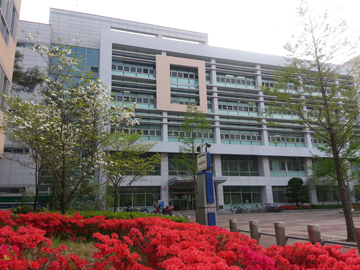
//> input picture ZZZ-MyStudy/멀티미디어응용-김종남/20180620/color_model.jpg, 360 x 270 px, given in place of add1.jpg, which was not available
$ ./6_2_4   (built with g++ and OpenCV 4)
//> lines starting //> are read from the running program, lines starting //| are printed output that depends on the picture; pictures that were not available may be replaced by others from this repository, and a replacement may not be noted
#include <iostream>
#include <opencv/cv.hpp>

using namespace std;
using namespace cv;

string str = "/Users/kukaro/KamangBlogData/ZZZ-MyStudy/멀티미디어응용-김종남/20180620/";

int main(int argc, const char *argv[]) {
    Mat image1 = imread(str + "add1.jpg", IMREAD_GRAYSCALE);
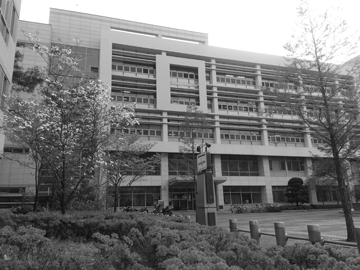
//> image1: 270 rows x 360 cols, CV_8UC1; min 9, max 255, mean 120.4
    Mat image2 = imread(str + "add2.jpg", IMREAD_GRAYSCALE);
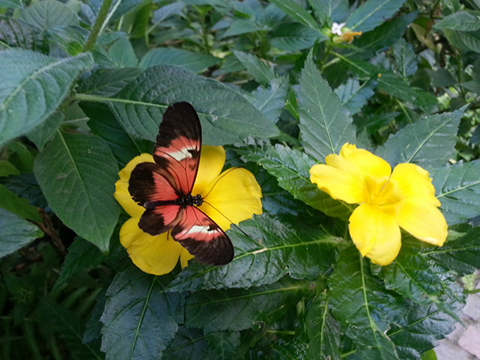
//> input picture ZZZ-MyStudy/멀티미디어응용-김종남/20180620/color_space.jpg, 480 x 360 px, given in place of add2.jpg, which was not available
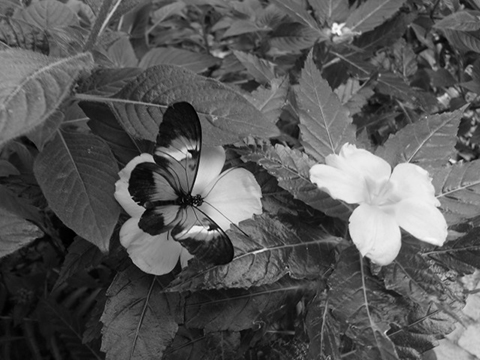
//> image2: 360 rows x 480 cols, CV_8UC1; min 0, max 251, mean 87.3
    CV_Assert(!(image1.empty() || image2.empty()));
    double alpha = 0.6, beta = 0.7;
//> (the run ends here: the program stops with an error, at `Mat add_img1 = image1 + image2;`)
